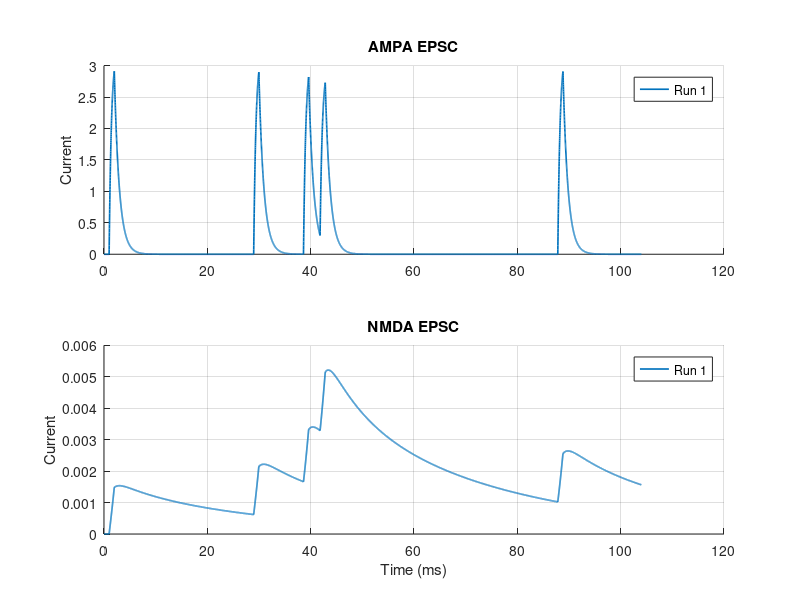

MATLAB code for this plot:
% PFC Neuron: AMPA/NMDA Synaptic Inputs (Passive Membrane with Dopamine Pooling)
rng(42); 

% 1. SIMULATION PARAMETERS
dt = 0.01;                 % Time step (ms)
t_max = 104;               % Total simulation time (ms)
t = 0:dt:t_max;            
N = length(t); 

% 2. INPUT PARAMETERS (Poisson Rates)
r_pre_Glu = 30;            % Background Glutamate rate (Hz)
r_pre_DA = 0;             % Background Dopamine firing rate (Hz) normally at 40
release_steps = round(1/dt); % release duration
counter_Glu = 0;           
counter_DA = 0;
glu_onset_step = round(1/dt); % force a Glutamate release at t = 1 ms so the EPSC starts there

% 3. MEMBRANE & CHANNEL PARAMETERS
C = 1.0;                   
g_L = 0.1;   E_L = -65;    
g_Na = 0;    E_Na = 50;    % Set to 0 
g_K  = 0;    E_K = -77;    % Set to 0
E_syn = 0;   Mg = 1.0;                  
% Synaptic Base Conductances
g_AMPA = 0.1;  alpha_AMPA = 1.1;   beta_AMPA = 1;         
g_NMDA = 0.05;  alpha_NMDA = 0.0072; beta_NMDA = 0.03;       
% Dopamine (D1) Parameters
B_D1 = 0.1;                % Scaling coefficient for DA release
tau = 50;                  % Decay time constant for D1 (ms)
A_D1 = 1 / tau;            % Decay rate

% 4. INITIALIZE VARIABLES
V = zeros(1, N);
V(1) = E_L;                
r_AMPA = zeros(1, N);
r_NMDA = zeros(1, N);
I_AMPA = zeros(1, N);
I_NMDA = zeros(1, N);
D1 = zeros(1, N);          % Dopamine pooled concentration (nM)

% 5. MAIN INTEGRATION LOOP
for i = 1:N-1
    % INPUT GENERATORS (Glutamate)
    if poissrnd(r_pre_Glu * (dt/1000)) > 0
        counter_Glu = release_steps;
    end
    % Force a Glutamate release at t = 1 ms so the EPSC onset starts at 1 ms
    if i == glu_onset_step
        counter_Glu = release_steps;
    end
    T_Glu = double(counter_Glu > 0);
    
    % INPUT GENERATORS (Dopamine)
    if poissrnd(r_pre_DA * (dt/1000)) > 0
        counter_DA = release_steps;
    end
    T_D = double(counter_DA > 0);
    
    % DOPAMINE INPUT AND LEAKY INTEGRATION (POOLING)
    dD1dt = -A_D1 * D1(i) + B_D1 * T_D;
    D1(i+1) = D1(i) + dt * dD1dt; 
    D1mod = 1 + D1(i);
    
    % SYNAPTIC KINETICS
    r_AMPA(i+1) = r_AMPA(i) + dt * ((alpha_AMPA * T_Glu * (1 - r_AMPA(i))) - (beta_AMPA * r_AMPA(i)));
    r_NMDA(i+1) = r_NMDA(i) + dt * ((alpha_NMDA * T_Glu * (1 - r_NMDA(i))) - (beta_NMDA * r_NMDA(i)));
    
    % SYNAPTIC CURRENTS (Modulated by D1mod)
    B_V = 1 / (1 + (Mg / 3.57) * exp(-0.062 * V(i)));
    
    % EPSCs written as positive (inward) currents: (E_syn - V) instead of (V - E_syn)
    I_AMPA(i) = g_AMPA * r_AMPA(i) * (E_syn - V(i)) * D1mod;
    I_NMDA(i) = g_NMDA * r_NMDA(i) * B_V * (E_syn - V(i)) * D1mod; 
    I_Total_syn = I_AMPA(i) + I_NMDA(i);
    
    % MEMBRANE VOLTAGE UPDATE (Passive Leak + Synaptic Currents Only)
    % I_Total_syn is now positive/depolarizing, so it is ADDED here to keep
    % the membrane dynamics identical to the original sign convention.
    I_leak = g_L * (V(i) - E_L);
    dV = (-I_leak + I_Total_syn) / C;
    V(i+1) = V(i) + dt * dV;
    
    % Decrement counters
    counter_Glu = max(0, counter_Glu - 1);
    counter_DA = max(0, counter_DA - 1);
end
I_AMPA(end) = I_AMPA(end-1); I_NMDA(end) = I_NMDA(end-1);
D1mod_plot = 1 + D1; 

% 6. PLOTTING
% Reuse a single figure across runs so successive runs overlay. The figure
% is located by name; if it does not exist yet it is created.
figName = 'Passive EPSCs & Dopamine Pooling';
fig = findobj('Type', 'figure', 'Name', figName);
if isempty(fig)
    fig = figure('Name', figName, 'Position', [100, 50, 750, 950]);
    setappdata(fig, 'runCount', 0);
else
    fig = fig(1);
    figure(fig);   % bring existing figure to the front / make current
end
% Track how many times the script has been run against this figure and pick
% a distinct color for each run so overlaid traces are distinguishable.
runCount = getappdata(fig, 'runCount');
if isempty(runCount)
    runCount = 0;
end
runCount = runCount + 1;
setappdata(fig, 'runCount', runCount);
colorOrder = lines(7);
runColor = colorOrder(mod(runCount - 1, size(colorOrder, 1)) + 1, :);
runLabel = sprintf('Run %d', runCount);
% Panel 1: AMPA EPSC
subplot(2,1,1);
hold on;
plot(t, I_AMPA, 'Color', runColor, 'LineWidth', 1.2, 'DisplayName', runLabel);
title('AMPA EPSC');
ylabel('Current');
legend('show');
grid on;
% Panel 2: NMDA EPSC
subplot(2,1,2);
hold on;
plot(t, I_NMDA, 'Color', runColor, 'LineWidth', 1.2, 'DisplayName', runLabel);
title('NMDA EPSC');
xlabel('Time (ms)');
ylabel('Current');
legend('show');
grid on;
